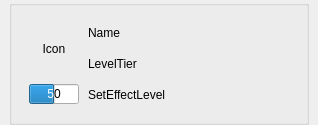
<?xml version="1.0" encoding="UTF-8"?>
<ui version="4.0">
 <class>EquipWidget</class>
 <widget class="QWidget" name="EquipWidget">
  <property name="geometry">
   <rect>
    <x>0</x>
    <y>0</y>
    <width>318</width>
    <height>125</height>
   </rect>
  </property>
  <property name="minimumSize">
   <size>
    <width>318</width>
    <height>125</height>
   </size>
  </property>
  <property name="maximumSize">
   <size>
    <width>318</width>
    <height>125</height>
   </size>
  </property>
  <property name="windowTitle">
   <string>Form</string>
  </property>
  <layout class="QHBoxLayout" name="horizontalLayout">
   <property name="spacing">
    <number>1</number>
   </property>
   <property name="leftMargin">
    <number>9</number>
   </property>
   <property name="topMargin">
    <number>0</number>
   </property>
   <property name="rightMargin">
    <number>9</number>
   </property>
   <property name="bottomMargin">
    <number>0</number>
   </property>
   <item>
    <widget class="QGroupBox" name="groupEquip">
     <property name="minimumSize">
      <size>
       <width>300</width>
       <height>125</height>
      </size>
     </property>
     <property name="maximumSize">
      <size>
       <width>300</width>
       <height>125</height>
      </size>
     </property>
     <property name="title">
      <string/>
     </property>
     <layout class="QHBoxLayout" name="horizontalLayout_2">
      <property name="spacing">
       <number>1</number>
      </property>
      <property name="leftMargin">
       <number>9</number>
      </property>
      <property name="topMargin">
       <number>9</number>
      </property>
      <property name="rightMargin">
       <number>9</number>
      </property>
      <property name="bottomMargin">
       <number>9</number>
      </property>
      <item>
       <layout class="QVBoxLayout" name="vLayoutLeft">
        <property name="spacing">
         <number>1</number>
        </property>
        <item>
         <widget class="QLabel" name="lbIcon">
          <property name="minimumSize">
           <size>
            <width>50</width>
            <height>50</height>
           </size>
          </property>
          <property name="maximumSize">
           <size>
            <width>50</width>
            <height>50</height>
           </size>
          </property>
          <property name="text">
           <string>Icon</string>
          </property>
          <property name="alignment">
           <set>Qt::AlignCenter</set>
          </property>
         </widget>
        </item>
        <item>
         <widget class="QProgressBar" name="pbarQuality">
          <property name="minimumSize">
           <size>
            <width>50</width>
            <height>20</height>
           </size>
          </property>
          <property name="maximumSize">
           <size>
            <width>50</width>
            <height>20</height>
           </size>
          </property>
          <property name="value">
           <number>50</number>
          </property>
          <property name="alignment">
           <set>Qt::AlignCenter</set>
          </property>
          <property name="format">
           <string>%p</string>
          </property>
         </widget>
        </item>
       </layout>
      </item>
      <item>
       <layout class="QVBoxLayout" name="vLayoutRight">
        <property name="spacing">
         <number>1</number>
        </property>
        <item>
         <widget class="QLabel" name="lbName">
          <property name="minimumSize">
           <size>
            <width>200</width>
            <height>25</height>
           </size>
          </property>
          <property name="maximumSize">
           <size>
            <width>200</width>
            <height>25</height>
           </size>
          </property>
          <property name="text">
           <string>Name</string>
          </property>
          <property name="alignment">
           <set>Qt::AlignLeading|Qt::AlignLeft|Qt::AlignVCenter</set>
          </property>
         </widget>
        </item>
        <item>
         <widget class="QLabel" name="lbLevelTier">
          <property name="minimumSize">
           <size>
            <width>200</width>
            <height>25</height>
           </size>
          </property>
          <property name="maximumSize">
           <size>
            <width>200</width>
            <height>25</height>
           </size>
          </property>
          <property name="text">
           <string>LevelTier</string>
          </property>
          <property name="alignment">
           <set>Qt::AlignLeading|Qt::AlignLeft|Qt::AlignVCenter</set>
          </property>
         </widget>
        </item>
        <item>
         <widget class="QLabel" name="lbSetEffectElla">
          <property name="minimumSize">
           <size>
            <width>200</width>
            <height>25</height>
           </size>
          </property>
          <property name="maximumSize">
           <size>
            <width>200</width>
            <height>25</height>
           </size>
          </property>
          <property name="text">
           <string>SetEffectLevel</string>
          </property>
          <property name="alignment">
           <set>Qt::AlignLeading|Qt::AlignLeft|Qt::AlignVCenter</set>
          </property>
         </widget>
        </item>
       </layout>
      </item>
     </layout>
    </widget>
   </item>
  </layout>
 </widget>
 <resources/>
 <connections/>
</ui>
